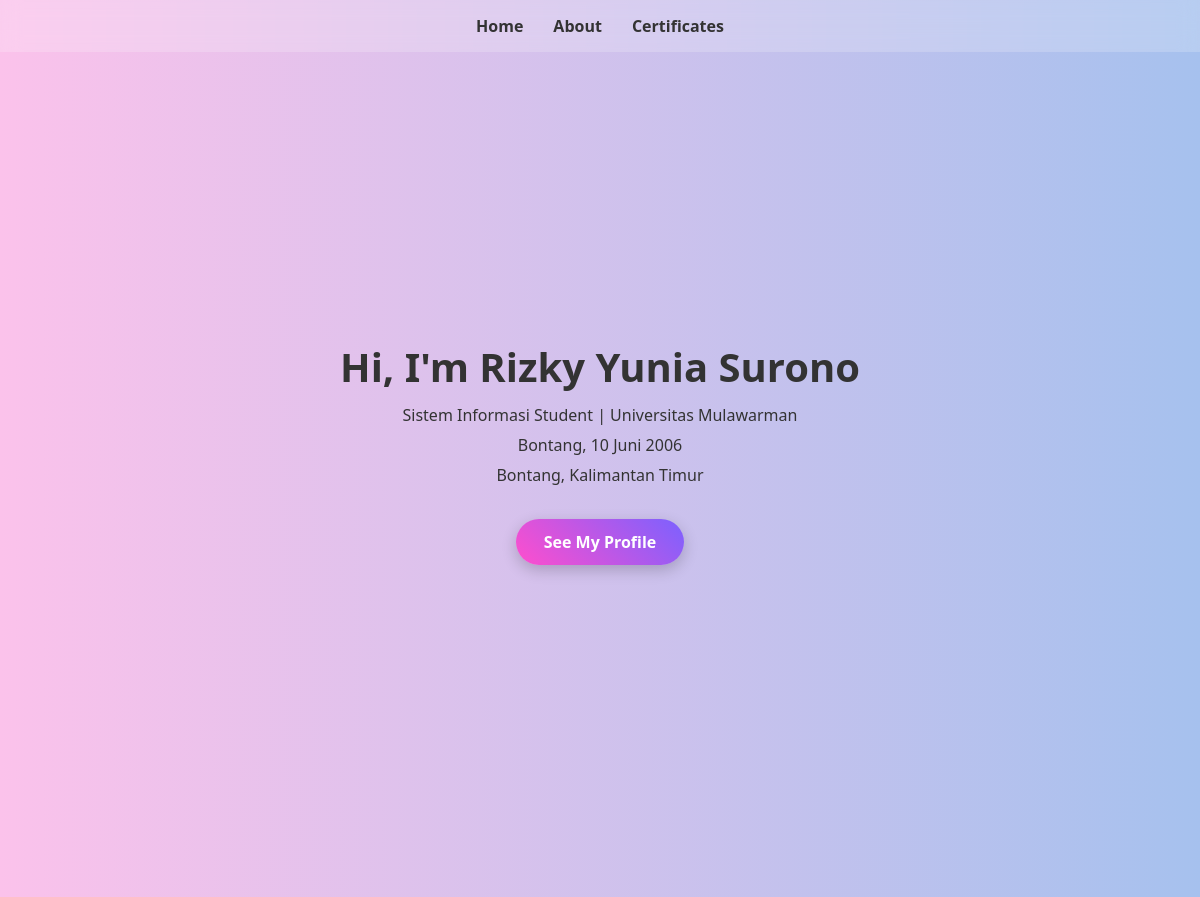
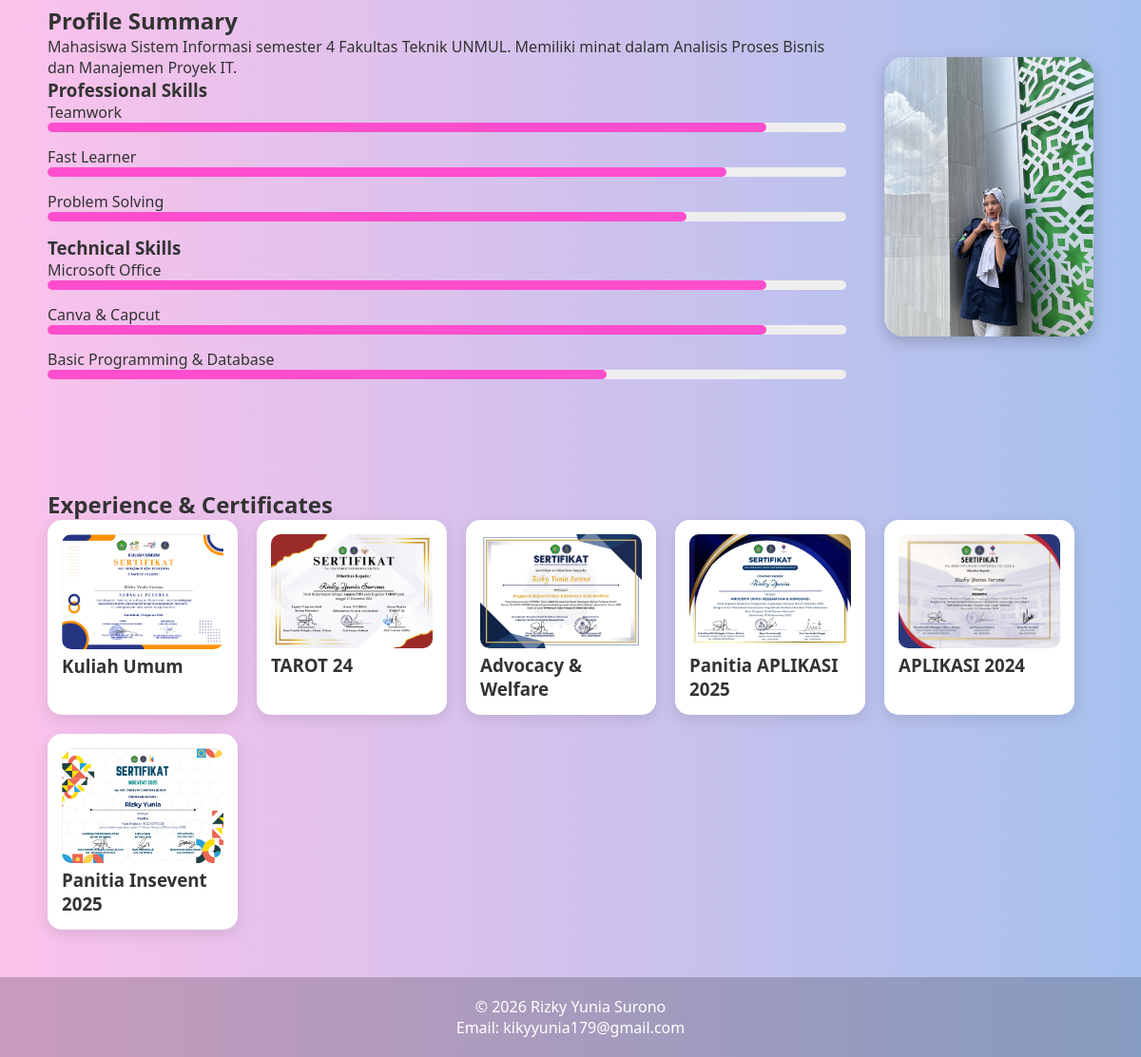
The page / on the database its author committed (2 pictures, top to bottom).
### tables this page shows
CREATE TABLE `profile` (
  `id` int NOT NULL,
  `nama` varchar(100) DEFAULT NULL,
  `deskripsi` text,
  `email` varchar(100) DEFAULT NULL,
  `tempat_lahir` varchar(100) DEFAULT NULL,
  `tanggal_lahir` varchar(50) DEFAULT NULL,
  `alamat` varchar(150) DEFAULT NULL
);

CREATE TABLE `skills` (
  `id` int NOT NULL,
  `nama_skill` varchar(100) DEFAULT NULL,
  `persen` int DEFAULT NULL,
  `kategori` varchar(50) DEFAULT NULL
);

CREATE TABLE `certificates` (
  `id` int NOT NULL,
  `nama_sertifikat` varchar(100) DEFAULT NULL,
  `gambar` varchar(100) DEFAULT NULL
);

### index.php (the view, shortened to what this page needs)
<?php
include 'koneksi.php';
$profile = mysqli_fetch_assoc(mysqli_query($conn, "SELECT * FROM profile LIMIT 1"));
$skills = mysqli_query($conn, "SELECT * FROM skills");
$certificates = mysqli_query($conn, "SELECT * FROM certificates");
?>
<!DOCTYPE html>
<html lang="id">
<head>
    <link rel="stylesheet" href="style.css">
</head>
<body>
<header>
    <nav class="navbar">
        <ul class="nav-links">
            <li><a href="#home">Home</a></li>
            <li><a href="#about">About</a></li>
            <li><a href="#certificates">Certificates</a></li>
        </ul>
    </nav>
</header>
<section id="home" class="hero">
    <div class="hero-content">
        <h1>Hi, I'm <span><?php echo $profile['nama']; ?></span></h1>
        <p>Sistem Informasi Student | Universitas Mulawarman</p>
        <p><?php echo $profile['tempat_lahir']; ?>, <?php echo $profile['tanggal_lahir']; ?></p>
        <p><?php echo $profile['alamat']; ?></p>
        <a href="#about" class="btn-primary">See My Profile</a>
    </div>
</section>
<section id="about" class="about">
    <div class="container">
        <div class="about-text">
            <h2>Profile Summary</h2>
            <p><?php echo $profile['deskripsi']; ?></p>
            <h3>Professional Skills</h3>
            <?php
            mysqli_data_seek($skills, 0);
            while($row = mysqli_fetch_assoc($skills)) {
                if($row['kategori'] == 'Professional') {
            ?>
                <div class="skill">
                    <label><?php echo $row['nama_skill']; ?></label>
                    <div class="bar">
                        <div class="fill" style="width:<?php echo $row['persen']; ?>%"></div>
                    </div>
                </div>
            <?php }} ?>
            <h3>Technical Skills</h3>
            <?php
            mysqli_data_seek($skills, 0);
            while($row = mysqli_fetch_assoc($skills)) {
                if($row['kategori'] == 'Technical') {
            ?>
                <div class="skill">
                    <label><?php echo $row['nama_skill']; ?></label>
                    <div class="bar">
                        <div class="fill" style="width:<?php echo $row['persen']; ?>%"></div>
                    </div>
                </div>
            <?php }} ?>
        </div>
        <div class="about-img">
            <img src="profile.jpg" alt="Profile">
        </div>
    </div>
</section>
<section id="certificates" class="certificates">
    <h2>Experience & Certificates</h2>
    <div class="grid">
        <?php while($row = mysqli_fetch_assoc($certificates)) { ?>
            <div class="card certificate-card">
                <img src="<?php echo $row['gambar']; ?>" alt="Sertifikat">
                <h3><?php echo $row['nama_sertifikat']; ?></h3>
            </div>
        <?php } ?>
    </div>
</section>
<footer>
    <p>© 2026 <?php echo $profile['nama']; ?></p>
    <p>Email: <?php echo $profile['email']; ?></p>
</footer>
</body>
</html>

### style.css (style rules this page uses)
* { margin: 0; padding: 0; box-sizing: border-box; font-family: 'Segoe UI', sans-serif; }
body { background: linear-gradient(to right, #fbc2eb, #a6c1ee); color: #333; }
.btn-primary { display: inline-block; margin-top: 25px; padding: 12px 28px; background: linear-gradient(45deg, #ff4ecd, #7b61ff); color: white; font-weight: bold; border-radius: 30px; text-decoration: none; transition: all 0.3s ease; box-shadow: 0 5px 15px rgba(0,0,0,0.2); }
.navbar { background: rgba(255, 255, 255, 0.2); backdrop-filter: blur(10px); padding: 15px; position: sticky; top: 0; }
.nav-links { list-style: none; display: flex; justify-content: center; gap: 30px; }
.nav-links a { color: #333; text-decoration: none; font-weight: bold; }
.hero { height: 100vh; display: flex; justify-content: center; align-items: center; text-align: center; background: linear-gradient(to right, #fbc2eb, #a6c1ee); color: #333; }
.hero-content { max-width: 600px; }
.hero h1 { font-size: 40px; margin-bottom: 10px; }
.hero p { margin-bottom: 8px; }
.about { padding: 50px; }
.container { display: flex; gap: 40px; align-items: center; }
.about-text { flex: 1; }
.about-img img { width: 220px; border-radius: 20px; box-shadow: 0 5px 15px rgba(0,0,0,0.2); }
.skill { margin-bottom: 15px; }
.bar { background: #eee; height: 10px; border-radius: 10px; }
.fill { background: #ff4ecd; height: 10px; border-radius: 10px; }
.certificates { padding: 50px; }
.grid { display: flex; flex-wrap: wrap; gap: 20px; }
.card { background: white; padding: 15px; width: 200px; border-radius: 15px; box-shadow: 0 5px 15px rgba(0,0,0,0.1); transition: 0.3s; }
.card img { width: 100%; border-radius: 10px; }
footer { text-align: center; padding: 20px; background: rgba(0,0,0,0.2); color: white; }

### rows shown on the page
profile: nama "Rizky Yunia Surono", tempat_lahir "Bontang", tanggal_lahir "10 Juni 2006", alamat "Bontang, Kalimantan Timur", deskripsi "Mahasiswa Sistem Informasi semester 4 Fakultas Teknik UNMUL. Memiliki minat dalam Analisis Proses Bisnis dan Manajemen Proyek IT.", email "kikyyunia179@gmail.com"
skills: nama_skill "Teamwork", persen 90 (drawn)
skills: nama_skill "Fast Learner", persen 85 (drawn)
skills: nama_skill "Problem Solving", persen 80 (drawn)
skills: nama_skill "Microsoft Office", persen 90 (drawn)
skills: nama_skill "Canva & Capcut", persen 90 (drawn)
skills: nama_skill "Basic Programming & Database", persen 70 (drawn)
certificates: gambar (picture), nama_sertifikat "Kuliah Umum"
certificates: gambar (picture), nama_sertifikat "TAROT 24"
certificates: gambar (picture), nama_sertifikat "Advocacy & Welfare"
certificates: gambar (picture), nama_sertifikat "Panitia APLIKASI 2025"
certificates: gambar (picture), nama_sertifikat "APLIKASI 2024"
certificates: gambar (picture), nama_sertifikat "Panitia Insevent 2025"
